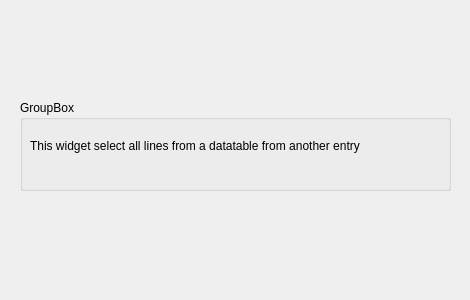
<?xml version="1.0" encoding="UTF-8"?>
<ui version="4.0">
 <class>Form</class>
 <widget class="QWidget" name="Form">
  <property name="geometry">
   <rect>
    <x>0</x>
    <y>0</y>
    <width>470</width>
    <height>300</height>
   </rect>
  </property>
  <property name="windowTitle">
   <string>Form</string>
  </property>
  <widget class="QGroupBox" name="groupBox">
   <property name="geometry">
    <rect>
     <x>20</x>
     <y>100</y>
     <width>431</width>
     <height>91</height>
    </rect>
   </property>
   <property name="title">
    <string>GroupBox</string>
   </property>
   <widget class="QLabel" name="Description">
    <property name="geometry">
     <rect>
      <x>10</x>
      <y>25</y>
      <width>431</width>
      <height>41</height>
     </rect>
    </property>
    <property name="text">
     <string>This widget select all lines from a datatable from another entry</string>
    </property>
    <property name="textFormat">
     <enum>Qt::AutoText</enum>
    </property>
    <property name="alignment">
     <set>Qt::AlignLeading|Qt::AlignLeft|Qt::AlignVCenter</set>
    </property>
    <property name="wordWrap">
     <bool>true</bool>
    </property>
   </widget>
  </widget>
 </widget>
 <resources/>
 <connections/>
</ui>
